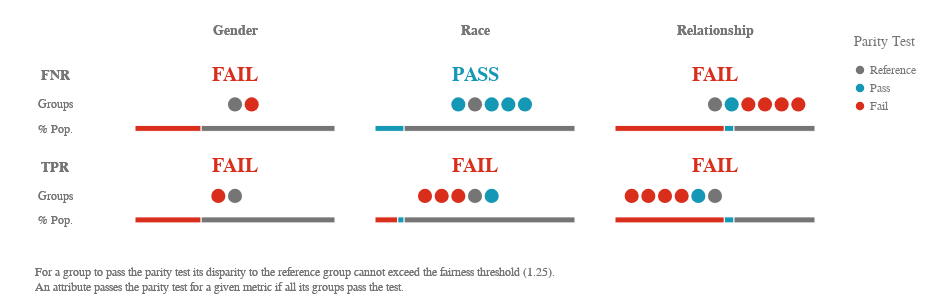

Source (notebook cell):
### Markdown cell above
<br>

<b>Aequitas Visualisations</b>

First we get an overview of 'fail' or 'pass' for each of the selected rates. You can hover your mouse over the circles to see which groups failed and passed the test for disparity from the reference group. The figure shows us that only in the category 'race' and the FNR all groups pass.

### Code cell
ap.summary(bdf, metrics, fairness_threshold = disparity_tolerance)
